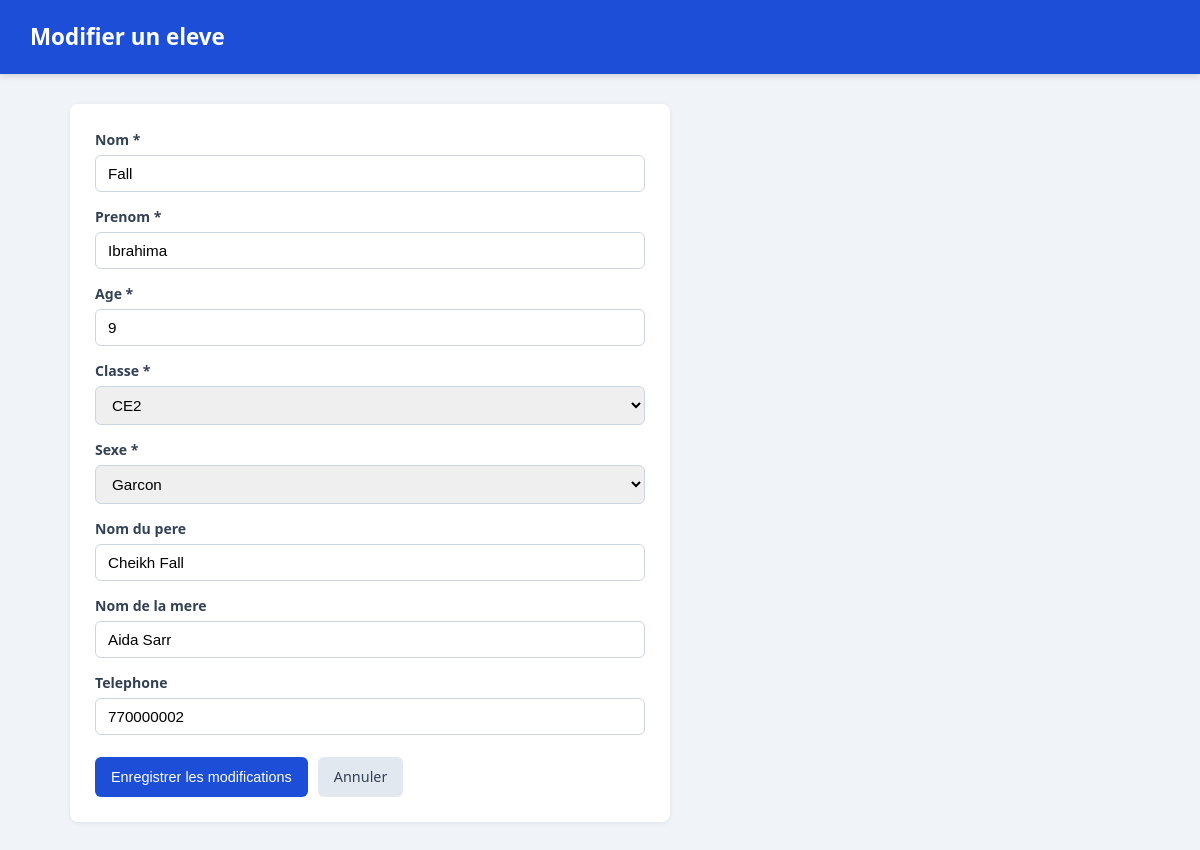
Screenshot of /modifier.php?id=2 with the database file from the repository.
### tables this page shows
CREATE TABLE IF NOT EXISTS eleves (
    id              INT AUTO_INCREMENT PRIMARY KEY,
    nom             VARCHAR(50)  NOT NULL,
    prenom          VARCHAR(50)  NOT NULL,
    age             INT          NOT NULL,
    classe          VARCHAR(20)  NOT NULL,
    sexe            VARCHAR(10)  NOT NULL,
    nom_pere        VARCHAR(100) DEFAULT NULL,
    nom_mere        VARCHAR(100) DEFAULT NULL,
    telephone       VARCHAR(20)  DEFAULT NULL,
    date_creation   TIMESTAMP    DEFAULT CURRENT_TIMESTAMP
);

### modifier.php (the view, shortened to what this page needs)
<?php
require 'config.php';
$id = isset($_GET['id']) ? (int)$_GET['id'] : 0;
$stmt = $pdo->prepare("SELECT * FROM eleves WHERE id = :id");
$stmt->execute([':id' => $id]);
$eleve = $stmt->fetch();
?>
<!DOCTYPE html>
<html lang="fr">
<head>
    <link rel="stylesheet" href="style.css">
</head>
<body>
    <header class="topbar">
        <h1>Modifier un eleve</h1>
    </header>
    <main class="container">
        <form method="post" class="card-form">
            <label>Nom *
                <input type="text" name="nom" value="<?= htmlspecialchars($eleve['nom']) ?>">
            </label>
            <label>Prenom *
                <input type="text" name="prenom" value="<?= htmlspecialchars($eleve['prenom']) ?>">
            </label>
            <label>Age *
                <input type="number" name="age" min="3" max="16" value="<?= htmlspecialchars($eleve['age']) ?>">
            </label>
            <label>Classe *
                <select name="classe">
                    <?php foreach (['CI','CP','CE1','CE2','CM1','CM2'] as $c): ?>
                        <option value="<?= $c ?>" <?= ($eleve['classe'] === $c) ? 'selected' : '' ?>><?= $c ?></option>
                    <?php endforeach; ?>
                </select>
            </label>
            <label>Sexe *
                <select name="sexe">
                    <option value="Garcon" <?= ($eleve['sexe'] === 'Garcon') ? 'selected' : '' ?>>Garcon</option>
                </select>
            </label>
            <label>Nom du pere
                <input type="text" name="nom_pere" value="<?= htmlspecialchars($eleve['nom_pere']) ?>">
            </label>
            <label>Nom de la mere
                <input type="text" name="nom_mere" value="<?= htmlspecialchars($eleve['nom_mere']) ?>">
            </label>
            <label>Telephone
                <input type="text" name="telephone" value="<?= htmlspecialchars($eleve['telephone']) ?>">
            </label>
            <div class="form-actions">
                <button type="submit" class="btn-primary">Enregistrer les modifications</button>
                <a href="index.php" class="btn-light">Annuler</a>
            </div>
        </form>
    </main>
</body>
</html>

### style.css (style rules this page uses)
* { box-sizing: border-box; margin: 0; padding: 0; }
body { font-family: 'Segoe UI', Tahoma, Arial, sans-serif; background: #f0f4f8; color: #1f2937; line-height: 1.5; }
.topbar { background: #1d4ed8; color: #fff; padding: 20px 30px; box-shadow: 0 2px 6px rgba(0,0,0,.15); }
.topbar h1 { font-size: 1.4rem; font-weight: 600; }
.container { max-width: 1100px; margin: 30px auto; padding: 0 20px; }
button, .btn-primary, .btn-light, .btn-edit, .btn-del { cursor: pointer; border: none; border-radius: 6px; padding: 9px 16px; font-size: .9rem; text-decoration: none; display: inline-block; transition: background .15s; }
.btn-primary, .search button { background: #1d4ed8; color: #fff; }
.btn-light { background: #e2e8f0; color: #334155; }
.card-form { background: #fff; padding: 25px; border-radius: 8px; box-shadow: 0 1px 4px rgba(0,0,0,.08); max-width: 600px; display: grid; gap: 14px; }
.card-form label { display: flex; flex-direction: column; gap: 5px; font-weight: 600; font-size: .88rem; color: #334155; }
.card-form input, .card-form select { padding: 9px 12px; border: 1px solid #cbd5e1; border-radius: 6px; font-size: .95rem; font-weight: normal; }
.form-actions { display: flex; gap: 10px; margin-top: 8px; }

### rows the page displays
eleves: nom "Fall", prenom "Ibrahima", age "9", classe "CE2", sexe "Garcon", nom_pere "Cheikh Fall", nom_mere "Aida Sarr", telephone "770000002"
